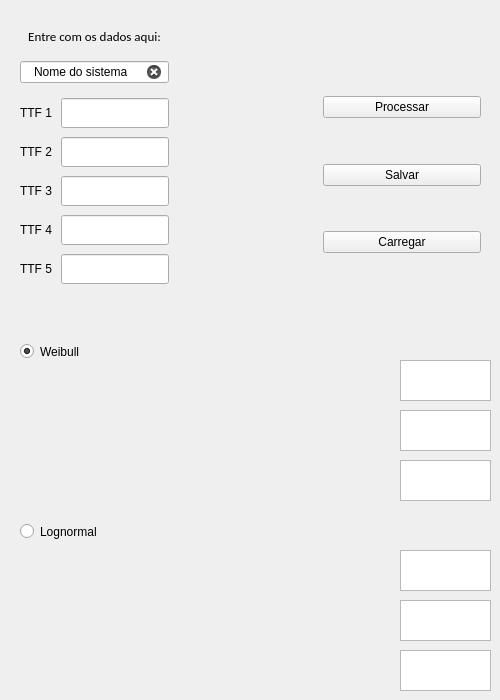
       <widget class="QWidget" name="Dados">
        <attribute name="title">
         <string> Dados</string>
        </attribute>
        <widget class="QWidget" name="verticalLayoutWidget_6">
         <property name="geometry">
          <rect>
           <x>350</x>
           <y>360</y>
           <width>31</width>
           <height>141</height>
          </rect>
         </property>
         <layout class="QVBoxLayout" name="verticalLayout_9">
          <item>
           <widget class="QLabel" name="label_4">
            <property name="styleSheet">
             <string notr="true">border-image: url(:/equations/equations/theta.png);</string>
            </property>
            <property name="text">
             <string>&lt;html&gt;&lt;head/&gt;&lt;body&gt;&lt;p&gt;&lt;br/&gt;&lt;/p&gt;&lt;/body&gt;&lt;/html&gt;</string>
            </property>
           </widget>
          </item>
          <item>
           <widget class="QLabel" name="label_5">
            <property name="styleSheet">
             <string notr="true">border-image: url(:/equations/equations/gamma.png);</string>
            </property>
            <property name="text">
             <string>&lt;html&gt;&lt;head/&gt;&lt;body&gt;&lt;p align=&quot;center&quot;&gt;&lt;br/&gt;&lt;/p&gt;&lt;/body&gt;&lt;/html&gt;</string>
            </property>
           </widget>
          </item>
          <item>
           <widget class="QLabel" name="label">
            <property name="styleSheet">
             <string notr="true">image: url(:/equations/equations/r_36.png);</string>
            </property>
            <property name="text">
             <string/>
            </property>
           </widget>
          </item>
         </layout>
        </widget>
        <widget class="QTextBrowser" name="mostrar_theta">
         <property name="geometry">
          <rect>
           <x>400</x>
           <y>360</y>
           <width>91</width>
           <height>41</height>
          </rect>
         </property>
         <property name="layoutDirection">
          <enum>Qt::LeftToRight</enum>
         </property>
        </widget>
        <widget class="QTextBrowser" name="mostrar_gamma">
         <property name="geometry">
          <rect>
           <x>400</x>
           <y>410</y>
           <width>91</width>
           <height>41</height>
          </rect>
         </property>
        </widget>
        <widget class="QLabel" name="label_2">
         <property name="geometry">
          <rect>
           <x>30</x>
           <y>380</y>
           <width>301</width>
           <height>71</height>
          </rect>
         </property>
         <property name="styleSheet">
          <string notr="true">border-image: url(:/equations/equations/weibull.png);</string>
         </property>
         <property name="text">
          <string>&lt;html&gt;&lt;head/&gt;&lt;body&gt;&lt;p&gt;&lt;br/&gt;&lt;/p&gt;&lt;/body&gt;&lt;/html&gt;</string>
         </property>
        </widget>
        <widget class="QWidget" name="horizontalLayoutWidget">
         <property name="geometry">
          <rect>
           <x>20</x>
           <y>20</y>
           <width>461</width>
           <height>270</height>
          </rect>
         </property>
         <layout class="QHBoxLayout" name="horizontalLayout_3">
          <property name="spacing">
           <number>9</number>
          </property>
          <property name="sizeConstraint">
           <enum>QLayout::SetNoConstraint</enum>
          </property>
          <item>
           <layout class="QVBoxLayout" name="verticalLayout_12">
            <property name="sizeConstraint">
             <enum>QLayout::SetFixedSize</enum>
            </property>
            <item>
             <widget class="QLabel" name="label_22">
              <property name="enabled">
               <bool>true</bool>
              </property>
              <property name="sizePolicy">
               <sizepolicy hsizetype="Preferred" vsizetype="Fixed">
                <horstretch>0</horstretch>
                <verstretch>12</verstretch>
               </sizepolicy>
              </property>
              <property name="minimumSize">
               <size>
                <width>0</width>
                <height>20</height>
               </size>
              </property>
              <property name="font">
               <font>
                <family>Calibri</family>
                <pointsize>10</pointsize>
               </font>
              </property>
              <property name="text">
               <string>Entre com os dados aqui:</string>
              </property>
              <property name="alignment">
               <set>Qt::AlignCenter</set>
              </property>
             </widget>
            </item>
            <item>
             <widget class="QLineEdit" name="lineEdit">
              <property name="enabled">
               <bool>true</bool>
              </property>
              <property name="focusPolicy">
               <enum>Qt::StrongFocus</enum>
              </property>
              <property name="text">
               <string>Nome do sistema</string>
              </property>
              <property name="frame">
               <bool>true</bool>
              </property>
              <property name="alignment">
               <set>Qt::AlignCenter</set>
              </property>
              <property name="clearButtonEnabled">
               <bool>true</bool>
              </property>
             </widget>
            </item>
            <item>
             <layout class="QVBoxLayout" name="verticalLayout_13" stretch="0,186,0,0,0">
              <property name="sizeConstraint">
               <enum>QLayout::SetMinimumSize</enum>
              </property>
              <item>
               <layout class="QHBoxLayout" name="horizontalLayout_18">
                <property name="sizeConstraint">
                 <enum>QLayout::SetFixedSize</enum>
                </property>
                <item>
                 <widget class="QLabel" name="label_23">
                  <property name="text">
                   <string>TTF 1</string>
                  </property>
                 </widget>
                </item>
                <item>
                 <widget class="QLineEdit" name="ttf1">
                  <property name="minimumSize">
                   <size>
                    <width>0</width>
                    <height>30</height>
                   </size>
                  </property>
                  <property name="alignment">
                   <set>Qt::AlignCenter</set>
                  </property>
                  <property name="clearButtonEnabled">
                   <bool>true</bool>
                  </property>
                 </widget>
                </item>
               </layout>
              </item>
              <item>
               <layout class="QHBoxLayout" name="horizontalLayout_19">
                <property name="sizeConstraint">
                 <enum>QLayout::SetFixedSize</enum>
                </property>
                <item>
                 <widget class="QLabel" name="label_24">
                  <property name="text">
                   <string>TTF 2</string>
                  </property>
                 </widget>
                </item>
                <item>
                 <widget class="QLineEdit" name="ttf2">
                  <property name="minimumSize">
                   <size>
                    <width>0</width>
                    <height>30</height>
                   </size>
                  </property>
                  <property name="alignment">
                   <set>Qt::AlignCenter</set>
                  </property>
                  <property name="clearButtonEnabled">
                   <bool>true</bool>
                  </property>
                 </widget>
                </item>
               </layout>
              </item>
              <item>
               <layout class="QHBoxLayout" name="horizontalLayout_20">
                <property name="sizeConstraint">
                 <enum>QLayout::SetFixedSize</enum>
                </property>
                <item>
                 <widget class="QLabel" name="label_25">
                  <property name="text">
                   <string>TTF 3</string>
                  </property>
                 </widget>
                </item>
                <item>
                 <widget class="QLineEdit" name="ttf3">
                  <property name="minimumSize">
                   <size>
                    <width>0</width>
                    <height>30</height>
                   </size>
                  </property>
                  <property name="alignment">
                   <set>Qt::AlignCenter</set>
                  </property>
                  <property name="clearButtonEnabled">
                   <bool>true</bool>
                  </property>
                 </widget>
                </item>
               </layout>
              </item>
              <item>
               <layout class="QHBoxLayout" name="horizontalLayout_21">
                <property name="sizeConstraint">
                 <enum>QLayout::SetFixedSize</enum>
                </property>
                <item>
                 <widget class="QLabel" name="label_26">
                  <property name="text">
                   <string>TTF 4</string>
                  </property>
                 </widget>
                </item>
                <item>
                 <widget class="QLineEdit" name="ttf4">
                  <property name="minimumSize">
                   <size>
                    <width>30</width>
                    <height>30</height>
                   </size>
                  </property>
                  <property name="alignment">
                   <set>Qt::AlignCenter</set>
                  </property>
                  <property name="clearButtonEnabled">
                   <bool>true</bool>
                  </property>
                 </widget>
                </item>
               </layout>
              </item>
              <item>
               <layout class="QHBoxLayout" name="horizontalLayout_22">
                <property name="sizeConstraint">
                 <enum>QLayout::SetFixedSize</enum>
                </property>
                <item>
                 <widget class="QLabel" name="label_27">
                  <property name="text">
                   <string>TTF 5</string>
                  </property>
                 </widget>
                </item>
                <item>
                 <widget class="QLineEdit" name="ttf5">
                  <property name="minimumSize">
                   <size>
                    <width>0</width>
                    <height>30</height>
                   </size>
                  </property>
                  <property name="alignment">
                   <set>Qt::AlignCenter</set>
                  </property>
                  <property name="clearButtonEnabled">
                   <bool>true</bool>
                  </property>
                 </widget>
                </item>
               </layout>
              </item>
             </layout>
            </item>
           </layout>
          </item>
          <item>
           <spacer name="horizontalSpacer_3">
            <property name="orientation">
             <enum>Qt::Horizontal</enum>
            </property>
            <property name="sizeHint" stdset="0">
             <size>
              <width>40</width>
              <height>20</height>
             </size>
            </property>
           </spacer>
          </item>
          <item>
           <layout class="QVBoxLayout" name="verticalLayout_8" stretch="0,0,0,0,0,0,0">
            <property name="sizeConstraint">
             <enum>QLayout::SetDefaultConstraint</enum>
            </property>
            <item>
             <spacer name="v_processar_salvar_3">
              <property name="orientation">
               <enum>Qt::Vertical</enum>
              </property>
              <property name="sizeHint" stdset="0">
               <size>
                <width>20</width>
                <height>80</height>
               </size>
              </property>
             </spacer>
            </item>
            <item>
             <widget class="QPushButton" name="processar_rede_2">
              <property name="minimumSize">
               <size>
                <width>158</width>
                <height>0</height>
               </size>
              </property>
              <property name="text">
               <string>Processar</string>
              </property>
             </widget>
            </item>
            <item>
             <spacer name="v_processar_salvar_2">
              <property name="orientation">
               <enum>Qt::Vertical</enum>
              </property>
              <property name="sizeHint" stdset="0">
               <size>
                <width>20</width>
                <height>40</height>
               </size>
              </property>
             </spacer>
            </item>
            <item>
             <widget class="QPushButton" name="salvar_dados_2">
              <property name="text">
               <string>Salvar</string>
              </property>
             </widget>
            </item>
            <item>
             <spacer name="v_salvar_carregar_2">
              <property name="orientation">
               <enum>Qt::Vertical</enum>
              </property>
              <property name="sizeHint" stdset="0">
               <size>
                <width>20</width>
                <height>40</height>
               </size>
              </property>
             </spacer>
            </item>
            <item>
             <widget class="QPushButton" name="carregar_dados_salvos_2">
              <property name="text">
               <string>Carregar</string>
              </property>
             </widget>
            </item>
            <item>
             <spacer name="v_processar_salvar_4">
              <property name="orientation">
               <enum>Qt::Vertical</enum>
              </property>
              <property name="sizeHint" stdset="0">
               <size>
                <width>20</width>
                <height>40</height>
               </size>
              </property>
             </spacer>
            </item>
           </layout>
          </item>
         </layout>
        </widget>
        <widget class="QLabel" name="label_17">
         <property name="geometry">
          <rect>
           <x>20</x>
           <y>550</y>
           <width>311</width>
           <height>81</height>
          </rect>
         </property>
         <property name="styleSheet">
          <string notr="true">border-image: url(:/equations/equations/lognormal_36.png);</string>
         </property>
         <property name="text">
          <string>&lt;html&gt;&lt;head/&gt;&lt;body&gt;&lt;p&gt;&lt;br/&gt;&lt;/p&gt;&lt;/body&gt;&lt;/html&gt;</string>
         </property>
        </widget>
        <widget class="QWidget" name="verticalLayoutWidget_14">
         <property name="geometry">
          <rect>
           <x>350</x>
           <y>550</y>
           <width>31</width>
           <height>141</height>
          </rect>
         </property>
         <layout class="QVBoxLayout" name="verticalLayout_21">
          <item>
           <widget class="QLabel" name="label_48">
            <property name="styleSheet">
             <string notr="true">border-image: url(:/equations/equations/mu_36.png);</string>
            </property>
            <property name="text">
             <string>&lt;html&gt;&lt;head/&gt;&lt;body&gt;&lt;p&gt;&lt;br/&gt;&lt;/p&gt;&lt;/body&gt;&lt;/html&gt;</string>
            </property>
           </widget>
          </item>
          <item>
           <widget class="QLabel" name="label_49">
            <property name="styleSheet">
             <string notr="true">border-image: url(:/equations/equations/sigma_36.png);</string>
            </property>
            <property name="text">
             <string>&lt;html&gt;&lt;head/&gt;&lt;body&gt;&lt;p align=&quot;center&quot;&gt;&lt;br/&gt;&lt;/p&gt;&lt;/body&gt;&lt;/html&gt;</string>
            </property>
           </widget>
          </item>
          <item>
           <widget class="QLabel" name="label_3">
            <property name="styleSheet">
             <string notr="true">image: url(:/equations/equations/r_36.png);</string>
            </property>
            <property name="text">
             <string/>
            </property>
           </widget>
          </item>
         </layout>
        </widget>
        <widget class="QTextBrowser" name="mostrar_mu">
         <property name="geometry">
          <rect>
           <x>400</x>
           <y>550</y>
           <width>91</width>
           <height>41</height>
          </rect>
         </property>
        </widget>
        <widget class="QTextBrowser" name="mostrar_sigma">
         <property name="geometry">
          <rect>
           <x>400</x>
           <y>600</y>
           <width>91</width>
           <height>41</height>
          </rect>
         </property>
        </widget>
        <widget class="QRadioButton" name="select_weibull">
         <property name="geometry">
          <rect>
           <x>20</x>
           <y>340</y>
           <width>119</width>
           <height>23</height>
          </rect>
         </property>
         <property name="text">
          <string>Weibull</string>
         </property>
         <property name="checked">
          <bool>true</bool>
         </property>
        </widget>
        <widget class="QRadioButton" name="select_lognormal">
         <property name="geometry">
          <rect>
           <x>20</x>
           <y>520</y>
           <width>119</width>
           <height>23</height>
          </rect>
         </property>
         <property name="text">
          <string>Lognormal</string>
         </property>
        </widget>
        <widget class="QTextBrowser" name="mostrar_r_weibull">
         <property name="geometry">
          <rect>
           <x>400</x>
           <y>460</y>
           <width>91</width>
           <height>41</height>
          </rect>
         </property>
         <property name="layoutDirection">
          <enum>Qt::LeftToRight</enum>
         </property>
        </widget>
        <widget class="QTextBrowser" name="mostrar_r_lognormal">
         <property name="geometry">
          <rect>
           <x>400</x>
           <y>650</y>
           <width>91</width>
           <height>41</height>
          </rect>
         </property>
         <property name="layoutDirection">
          <enum>Qt::LeftToRight</enum>
         </property>
        </widget>
       </widget>
